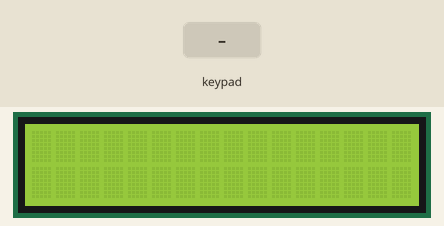
Bench run of a sketch on a simulated Arduino Uno, built with avr-gcc and run on an emulated ATmega328P. Shown: 16×2 character LCD. The inputs (shaded band) are chosen by the test bench.

Above: at 1.2 s.
1.3 s: keypad keys 5 4 3 2 # pressed 0.4 s apart
At 3.7 s:
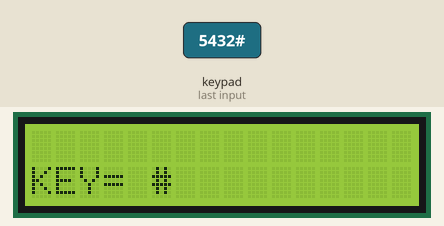
4.8 s: key 'A' pressed
At 5.2 s:
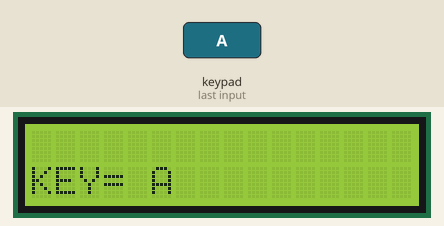
6.3 s: key 'B' pressed
At 7.4 s:
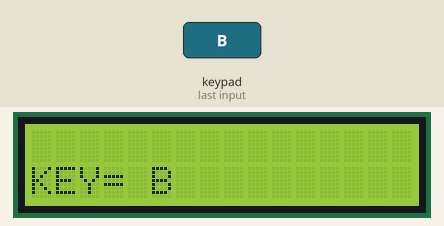
7.8 s: keypad keys 5 4 3 2 * pressed 0.4 s apart
At 9.9 s:
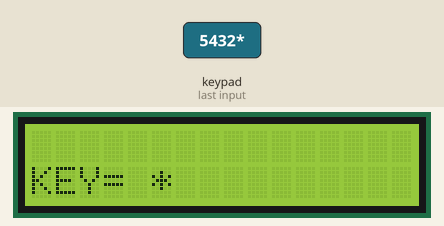
11.3 s: key 'C' pressed
At 12.5 s:
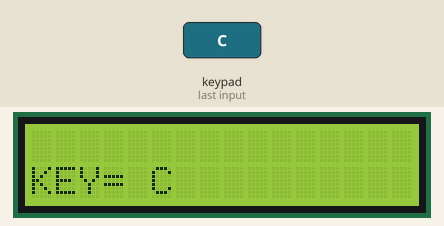
12.8 s: keypad keys 5 4 3 2 D pressed 0.4 s apart
At 13.0 s:
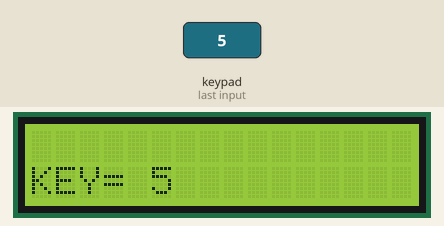
Timing chart, 0 to 15.8 s (numbered marks = the images above; inputs shaded):
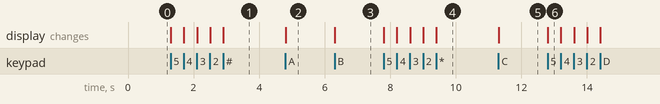

Measured:
- after the input at 1.3 s, the display: first changes at once (image 1 shows a later state)
- after the input at 4.8 s, the display: changes at once (image 2)
- after the input at 6.3 s, the display: changes at once (image 3)
- after the input at 7.8 s, the display: first changes at once (image 4 shows a later state)
- after the input at 11.3 s, the display: changes at once (image 5)
- after the input at 12.8 s, the display: changes at once (image 6)

The sketch:

Snack_ATM.ino
```cpp
/*

   Demonstrates the use a 16x2 LCD display and
  4x4 LCD display.  T

   The  Arduino circuit connection for LCD:

   * LCD RS  pin to analog pin A0

   * LCD  Enable pin to analog pin A1

   * LCD D4  pin to analog pin A2

   * LCD D5  pin to analog pin A3

   * LCD D6  pin to analog pin A4

   * LCD D7  pin to analog pin A5

   The  Arduino circuit connection for MAtrix Key Pad:

   * ROW1 pin  to digital pin 5

   * ROW2 pin  to digital pin 4

   * ROW3 pin  to digital pin 3

   * ROW4 pin  to digital pin 2

   * COLUMN1  pin to digital pin 6

   * COLUMN2  pin to digital pin 7

   * COLUMN3  pin to digital pin 8

   * COLUMN4  pin to digital pin 9

   */

  // include the library code:

  #include <Keypad.h>

  #include <LiquidCrystal.h>

  //initialize the library with the numbers of theinterface pins

LiquidCrystal lcd(10, 11, 12, A2, A3, A4);

  //4x4 Matrix key pad

  const byte ROWS = 4; // Four rows

  const byte COLS = 4; // Four columns

  // Define the Keymap

  char keys[ROWS][COLS] =

  {


  {'1','2','3','A'},


  {'4','5','6','B'},


  {'7','8','9','C'},


  {'*','0','#','D'}

  };

  // Connect keypad ROW0, ROW1, ROW2 and ROW3 toArduino pins.

  byte rowPins[ROWS] = { 5, 4, 3, 2 };

  // Connect keypad COL0, COL1, COL2 and COL3 to Arduino pins.

  byte colPins[COLS] = { 6, 7, 8, 9 };

  // Create the Keypad

  Keypad kpd = Keypad( makeKeymap(keys), rowPins, colPins, ROWS, COLS );

  void setup()

  {

    // set upthe LCD's number of columns and rows:


  lcd.begin(16, 2);

    // Printa message to the LCD.

  }

  void loop()

  {

    char key= kpd.getKey();

    // setthe cursor to column 0, line 1
    lcd.setCursor(0,1);
    // (note:ine 1 is the second row, since counting begins with 0):


  if(key)

    {

       // setthe cursor to column 9, line 1

       //(note: line 1 is the second row, since counting begins with 0):


  //Print the detected key


  lcd.print("KEY= ");


  lcd.print(key);

    }

  }
```
